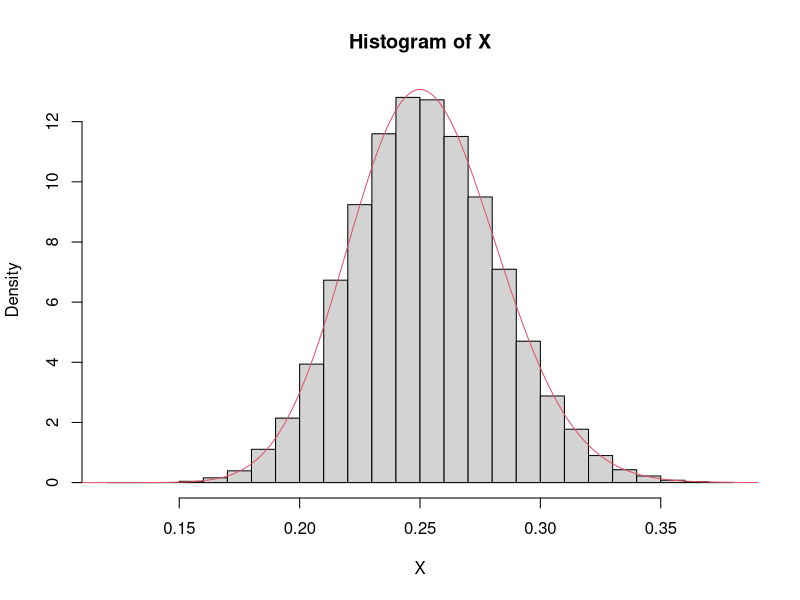
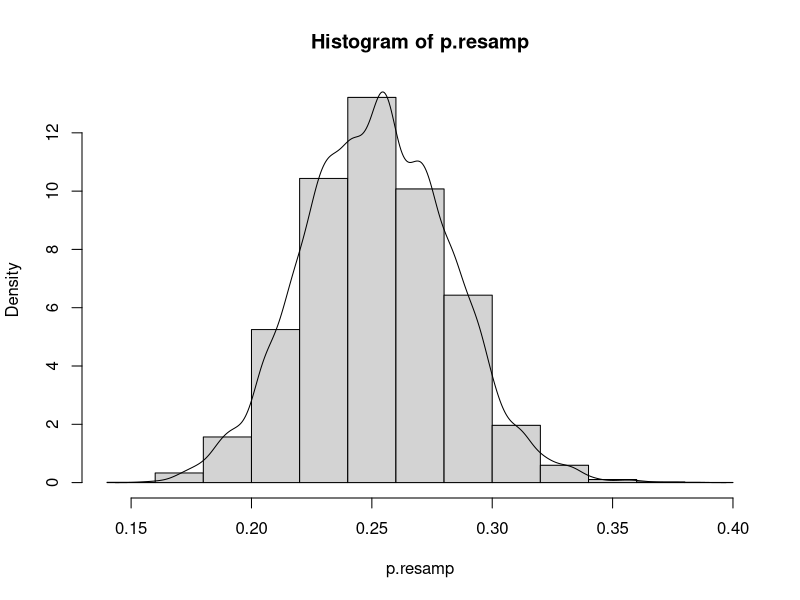
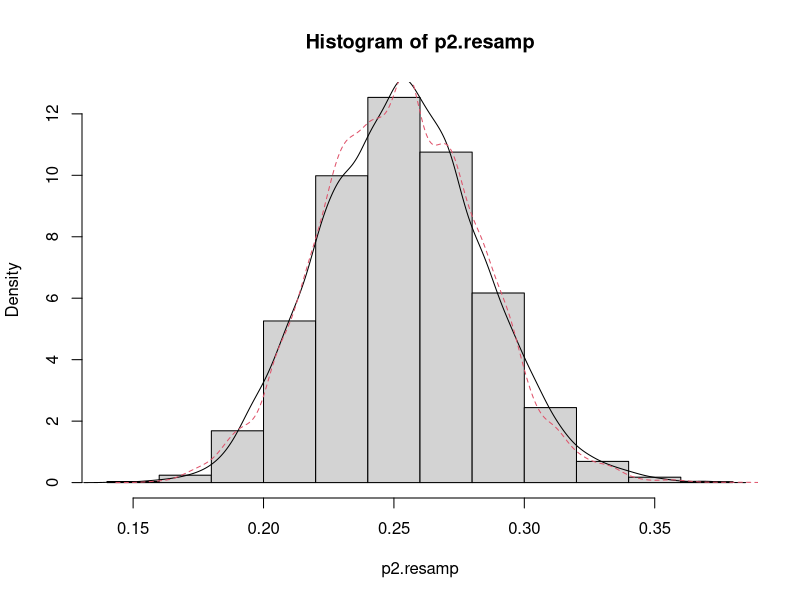
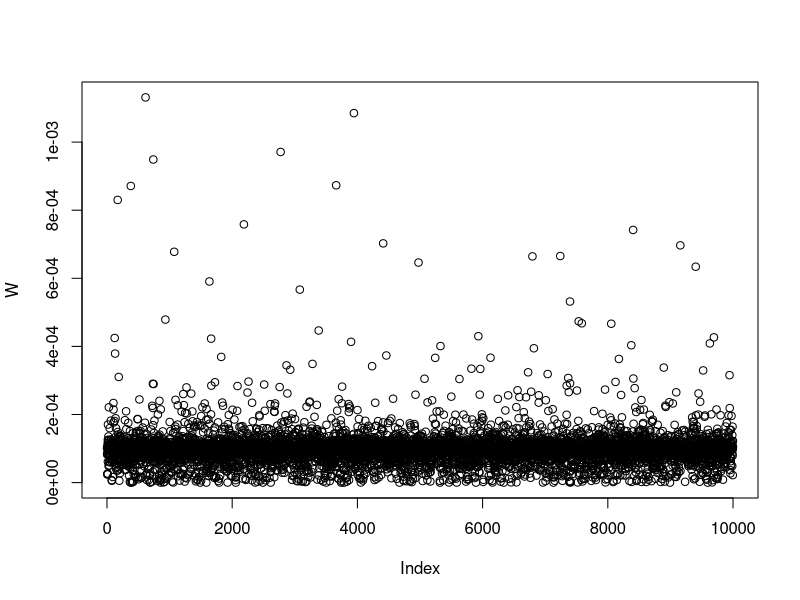
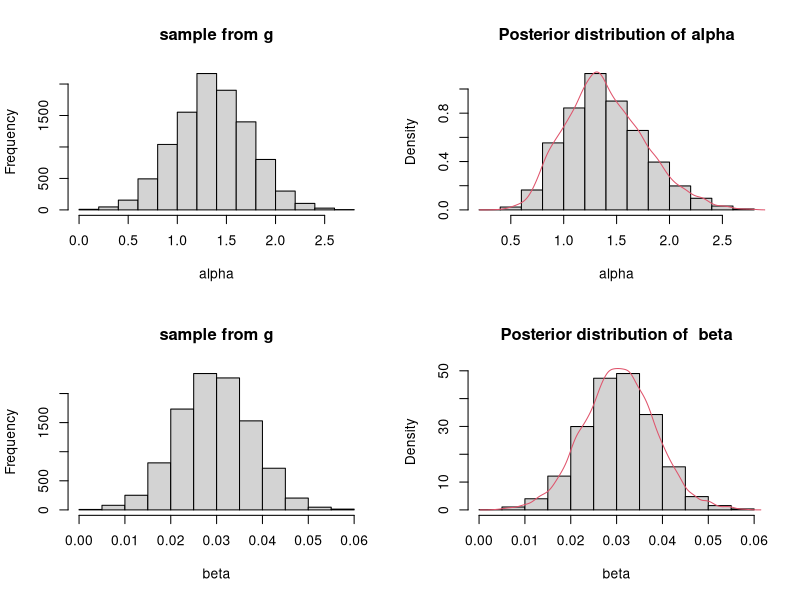
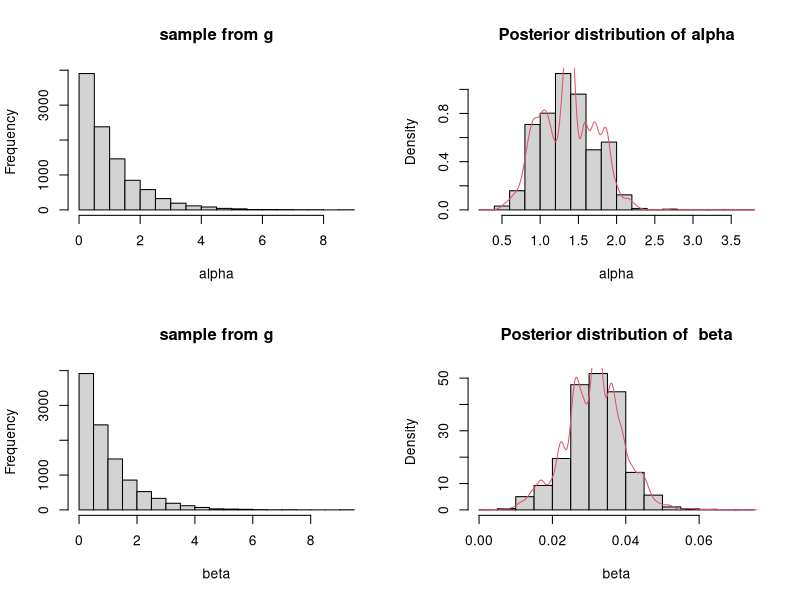

Recreate these plots in R, in order.
## ---- chunk 1
phat <- 50/200
M <- phat^{50}*(1-phat)^{150}
## ---- chunk 2
Y <- runif(10^6)
U <- runif(10^6)
keep <- U <= Y^50*(1-Y)^150/M
X <- Y[keep]
## ---- chunk 3
hist(X, probability=TRUE)
xvals <- seq(0,1,0.001)
lines(xvals, dbeta(xvals, shape1=51, shape2=151), col=2)
## ---- chunk 4
N <- 10000
f1 <- function(p){
  p^50*(1-p)^150
}
g <- 1
p <- runif(N)
w <- f1(p)/g
## ---- chunk 5
W <- w/sum(w)
sum(W*p)
library(Hmisc)
wtd.mean(p, weights=W)
## ---- chunk 6
p.resamp <- sample(p, size=N, replace=TRUE, prob=W)
length(unique(p.resamp))
## ---- chunk 7
hist(p.resamp, prob=T)
lines(density(p.resamp))
## ---- chunk 8
p2 <- rbeta(N, 10,30)
g2 <- dbeta(p2, 10,30)
w2 <- f1(p2)/g2
W2 <- w2/sum(w2)
wtd.mean(p2, weights=W2)
p2.resamp <- sample(p2, size=N, replace=TRUE, prob=W2)
hist(p2.resamp, prob=T)
lines(density(p2.resamp))
lines(density(p.resamp), col=2, lty=2)
## ---- chunk 9
1/sum(W^2)
1/sum(W2^2)
## ---- chunk 10
# Define data
alldata<-c(6,6,6,6,7,9,10,10,11,13,16,17,19,20,22,23,25,32,32,34,35)
uncensored<-c(6,6,6,7,10,13,16,22,23)
d <- length(uncensored)

#log posterior function. 
weibulllogposterior<-function(theta){
# theta is log of parameters, to ensure alpha and beta are positive
  alpha<-exp(theta[1])
  bet<-exp(theta[2])
  logprior<- -(0.001*alpha+0.001*bet) 
  tmp <- logprior+d*log(alpha)+alpha*d*log(bet)+
      (alpha-1)*sum(log(uncensored))-bet^alpha*sum(alldata^alpha)
  return(tmp)
}

# Find mode
# Should experiment with alternative starting values
m<-exp(optim(c(log(1),log(1)),function(x) -weibulllogposterior(x))$par)
m
## ---- chunk 11
Hessian<-function(alpha,bet,d,alldata){
    v11 <- -d/alpha^2 - sum((bet*alldata)^alpha*log(bet*alldata)^2)
    v22<- 1/bet^2*(bet^alpha*alpha*(1-alpha)*sum(alldata^alpha)-alpha*d)
    v12<- 1/bet*(d-bet^alpha*log(bet)*alpha*sum(alldata^alpha)-
                   bet^alpha*sum(alldata^alpha)-
                   bet^alpha*alpha*sum(alldata^alpha*log(alldata)) )
    M<- matrix(c(v11,v12,v12,v22),nrow=2,ncol=2)
    return(M)
}

(M<-Hessian(m[1],m[2],d,alldata))

## ---- chunk 12
library(numDeriv)

f <- function(x){
  alpha <- x[1]
  beta <- x[2]
  -0.001*alpha-0.001*beta+d*log(alpha) +alpha*d*log(beta)+(alpha-1)*sum(log(uncensored))-
    beta^alpha*sum(alldata^alpha)
}
hessian(f, m)
## ---- chunk 13
(V <- -solve(M))
N<-10000

library(mvtnorm)
#Sample from importance density
X<-rmvnorm(N,m,V)
## ---- chunk 14
#discard negative values
check<-apply(X,1,min)
X<-X[check>0,]
dim(X)
Npos <- dim(X)[1]
#Evaluate importance weights

flogdensity <- apply(X,1, function(x) f(x))
glogdensity<-dmvnorm(X,m,V, log=TRUE)
w <- exp(flogdensity-glogdensity)
W <- w/sum(w)
## ---- chunk 15

# Examine importance weights (none too large)
var(W)
1/sum(W^2) # ESS
plot(W)
## ---- chunk 16
#Estimate posterior mean
t(X)%*%W
library(Hmisc)
wtd.mean(X[,1], weights = W)
wtd.mean(X[,2], weights = W)
## ---- chunk 17
library(Hmisc)
wtd.quantile(X[,1], weights = W, probs =c(0.05, 0.95), normwt=TRUE)
wtd.quantile(X[,2], weights = W, probs =c(0.05, 0.95), normwt=TRUE)
## ---- chunk 18
#Resample
index<-sample(1:Npos, replace=TRUE , prob=W)
length(unique(index)) # how many distinct values resampled?

apply(X[index,],2, mean)
quantile(X[index,1], probs=c(0.05, 0.95))
quantile(X[index,2], probs=c(0.05, 0.95))
## ---- chunk 19
par(mfrow=c(2,2))
hist(X[,1],xlab="alpha",main="sample from g")
hist(X[index,1],xlab="alpha",main="Posterior distribution of alpha", prob=TRUE)
lines(density(X[index,1]), col=2)

hist(X[,2],xlab="beta",main="sample from g")
hist(X[index,2],xlab="beta",main="Posterior distribution of  beta", prob=TRUE)
lines(density(X[index,2]), col=2)

## ---- chunk 20
X2<-cbind(rexp(N,1), rexp(N,1))

flogdensity <- apply(X2,1, function(x) f(x))
glogdensity<-dexp(X2[,1],1, log=TRUE)+dexp(X2[,2],1, log=TRUE)
w<-exp(flogdensity-glogdensity)
W2 <- w/sum(w)
1/sum(W2^2)
index<-sample(1:N, replace=TRUE , prob=W2)
length(unique(index)) # how many distinct values resampled?
par(mfrow=c(2,2))
hist(X2[,1],xlab="alpha",main="sample from g")
hist(X2[index,1],xlab="alpha",main="Posterior distribution of alpha", prob=TRUE)
lines(density(X2[index,1]), col=2)

hist(X2[,2],xlab="beta",main="sample from g")
hist(X2[index,2],xlab="beta",main="Posterior distribution of  beta", prob=TRUE)
lines(density(X2[index,2]), col=2)
